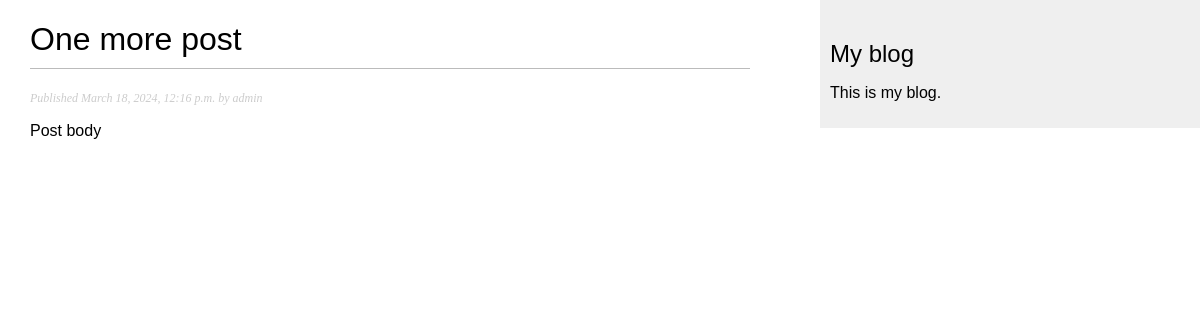
/blog/5/, run on the app's committed database.
### blog/models.py (models this page shows, shortened)
class Post(models.Model):
    class Status(models.TextChoices):
        DRAFT = 'DF', 'DRAFT'
        PUBLISHED = 'PB', 'Published'
    title = models.CharField(max_length=250)
    slug = models.SlugField(max_length=250)
    author = models.ForeignKey(User,
                               on_delete=models.CASCADE,
                               related_name='blog_posts')
    body = models.TextField()
    publish = models.DateTimeField(default=timezone.now)
    created = models.DateTimeField(auto_now_add=True)
    update = models.DateTimeField(auto_now=True)
    status = models.CharField(max_length=2,
                              choices=Status.choices,
                              default=Status.DRAFT)
    objects = models.Manager() #менеджер, применяемый по умолчанию
    published = PublishedManager() #конкретно-прикладной менеджер
    class Meta:
        ordering = ['-publish']
        indexes = [
            models.Index(fields=['-publish']),
        ]

### blog/views.py (the view)
# urls.py: path('<int:id>/', views.post_detail, name='post_detail'),
def post_detail(request, id):
    post = get_object_or_404(Post, id=id, status=Post.Status.PUBLISHED)
    return render(request, 'blog/post/detail.html', {'post': post})

### blog/templates/blog/post/detail.html (shortened to what this page needs)
{% extends "blog/base.html" %}
{% block content %}
    <h1>{{ post.title }}</h1>
    <p class="date">
        Published {{ post.publish }} by {{ post.author}}
    </p>
    {{ post.body|linebreaks }}
{% endblock %}

### blog/static/css/blog.css (style rules this page uses)
body { margin:0; padding:0; font-family:helvetica, sans-serif; }
h1 { font-weight:normal; border-bottom:1px solid #bbb; padding:0 0 10px 0; }
p.date { color:#ccc; font-family: georgia, serif; font-size: 12px; font-style: italic; }

### data on the page
Post: title "One more post", publish "March 18, 2024, 12:16 p.m.", author "admin", body "Post body"
